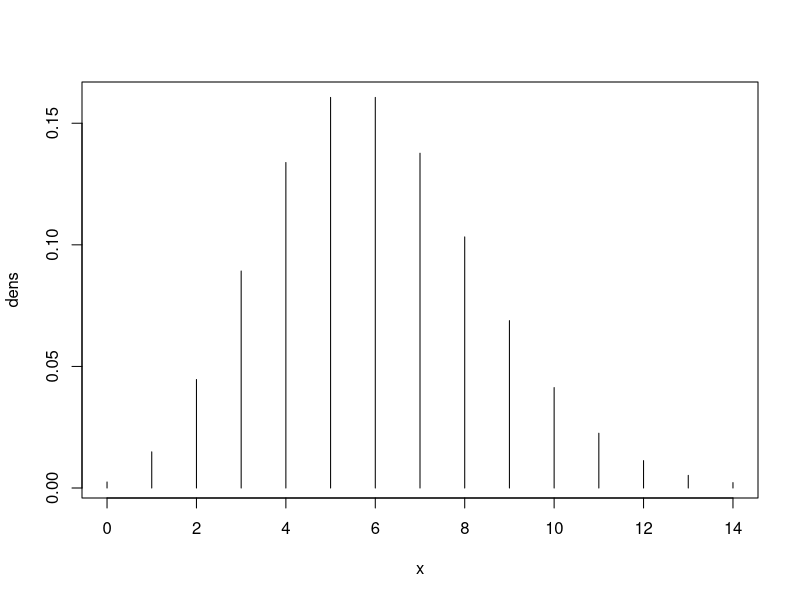
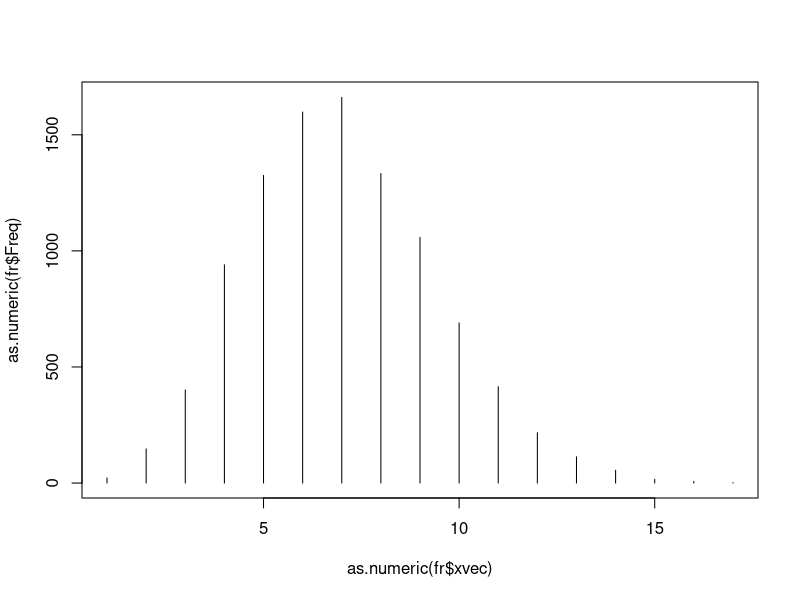

These charts were generated, in order, by the following R code:
##POISSION DISTRIBUTION IN R:xvec=rbinom(10000,n,p)


#1. To find out the cumulative probability in R:
mu=6
x=3
p=ppois(x,mu)
print(p)
#0.1512039

#2. To find out x from the p value:
p=0.1512039
mu=6
x=qpois(p,mu)
##3
##????????????????????

#3.For a given x value, return probability density 
mu=6
x=3
density=dpois(x,mu)
print(density) 
#0.08923508

#4. Return m random deviates from poisson distribution
mu=6
m=5
xrand=rpois(m,mu)
print(xrand)
#4 8 5 6 2

#5.Plot the probability density function:
mu=6
x=seq(0,14,1)
dens=dpois(x,mu)
print(dens)
plot(x,dens,type="h")
x11()

##6.SIMULATION EXPERIMENT
##generate 10000 random deviates from poisson distribution
mu=6
xvec=rpois(10000,mu)
print(xvec[1:50])
#xvec is a sequence of 10,000 numbers.

##7.TABLE
xtab=table(xvec)
print(xtab)
#entries in the table are strings not numbers
#NEED: convert table to data frame
fr=data.frame(xtab)
print(fr)
#as.numeric is a function which converts string to number
plot(as.numeric(fr$xvec),as.numeric(fr$Freq),type="h")


